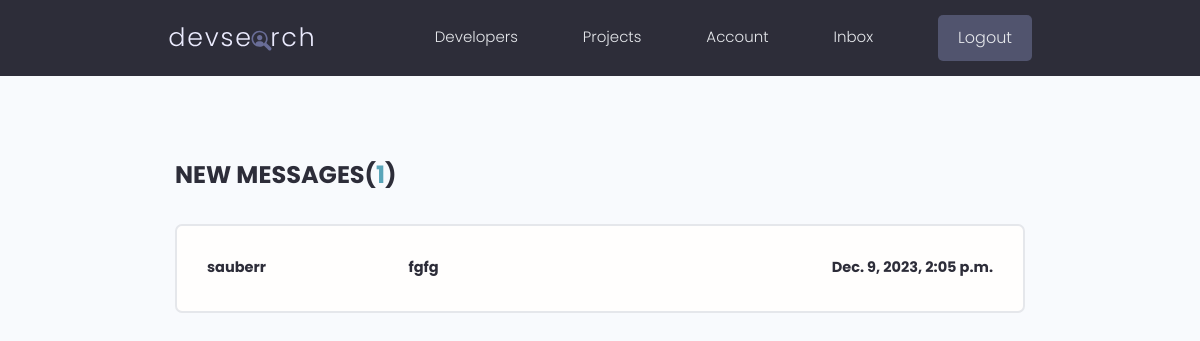
The page /inbox/ (signed in) on the database its author committed.
### users/models.py (models this page shows, shortened)
class Message(models.Model):
    sender = models.ForeignKey(Profile, on_delete=models.SET_NULL, null=True, blank=True)
    recipient = models.ForeignKey(Profile, on_delete=models.SET_NULL, null=True, blank=True, related_name='messages')
    name = models.CharField(max_length=200, null=True, blank=True)
    email = models.EmailField(max_length=100, null=True, blank=True)
    subject = models.CharField(max_length=200, null=True, blank=True)
    body = models.TextField()
    is_read = models.BooleanField(default=False, null=True)
    created = models.DateTimeField(auto_now_add=True)
    id = models.UUIDField(default=uuid.uuid4, unique=True, primary_key=True, editable=False)
    class Meta:
        ordering = ['is_read', '-created']

### users/views.py (the view)
# urls.py: path('inbox/', views.inbox,  name='inbox'),
@login_required(login_url='login')
def inbox(request):
    profile = request.user.profile
    messagerequests = profile.messages.all()
    unreadcount = messagerequests.filter(is_read=False).count()
    context = {'messagerequests': messagerequests, 'unreadcount': unreadcount}
    return render(request, 'users/inbox.html', context)

### users/templates/users/inbox.html
{% extends 'main.html' %}
{% block content %}
  <main class="inbox my-xl">
    <div class="content-box">
      <h3 class="inbox__title">New Messages(<span>{{unreadcount}}</span>)</h3>
      <ul class="messages">
        {% for message in messagerequests %}
        {% if message.is_read == False %}
        <li class="message message--unread">
          {% else %}
        <li class="message">
        {% endif %}
          <a href="{% url 'message' message.id %}">
            <span class="message__author">{{ message.name }}</span>
            <span class="message__subject">{{ message.subject}}</span>
            <span class="message__date">{{ message.created }}</span>
          </a>
        </li>
        {% endfor %}
      </ul>
    </div>
  </main>
{% endblock %}

### static/styles/app.css (style rules this page uses)
:root { --color-sub: #2d2d39; }
.content-box { width: 95%; max-width: 85rem; margin: 0 auto; }
.inbox { height: 90vh; }
.inbox__title, .inbox__title span { font-size: 2.4rem; font-weight: 700; color: var(--color-sub); text-transform: uppercase; text-align: left; margin-bottom: 3rem; }
.inbox__title span { color: var(--color-main); }
.messages { list-style: none; background: var(--color-white); padding: 0.5rem 3rem; border: 2px solid var(--color-light); border-radius: 0.7rem; }
.message { padding: 2.5rem 0; }
.message > a span { font-size: 1.45rem; font-weight: 500; }
.message.message--unread a span { font-weight: 700; color: var(--color-sub); }
.message > a { display: flex; gap: 1rem; }
.message__author, .message__date { flex-basis: 25%; }
.message__subject { flex-basis: 50%; }
.message__date { text-align: right; }

### static/uikit/styles/modules/_variables.css (style rules this page uses)
:root { --color-main: #5aa5b9; --color-main-light: #e6faff; --color-sub: #3f4156; --color-sub-light: #51546e; --color-sub-lighter: #ededfd; --color-text: #737373; --color-gray: #8b8b8b; --color-light: #e5e7eb; --color-light-gray: #767676; --color-bg: #f8fafd; --color-white: #fffefd; --color-white-light: #f3f3f3; --color-success: #359e64; --color-success-bg: #def8e8; --color-error: #fc4b0b; --color-error-bg: #fff2ee; --font-base: 'Poppins', arial, helvetica, 'Segoe UI', roboto, ubuntu, sans-serif; --font-monospace: 'Fira Code', 'Courier New', courier, monospace; --font-regular: 300; --font-medium: 500; --font-bold: 700; --generic-shadow: 1px 1px 5px #00000010; --generic-transition: all 0.3s ease-in-out; }

### static/uikit/styles/modules/_base.css (style rules this page uses)
* { margin: 0; padding: 0; box-sizing: border-box; text-rendering: optimizeLegibility; color: inherit; font-size: inherit; }
html { font-size: 50%; }
@media only screen and (min-width: 480px) { html { font-size: 56.25%; } }
@media only screen and (min-width: 1200px) { html { font-size: 62.5%; } }
body { line-height: 1.6; font-weight: 400; font-size: 1.5rem; color: var(--color-text); background-color: var(--color-bg); min-height: 100vh; }

### static/uikit/styles/modules/_typography.css (style rules this page uses)
* { font-family: var(--font-base); }
h3 { font-size: 3.2rem; font-weight: var(--font-medium); }
p, span, strong { font-size: 1.6rem; color: var(--color-text); font-weight: var(--font-regular); }
a { padding-bottom: 2px; text-decoration: none; display: inline-block; color: var(--color-main); font-weight: var(--font-medium); }

### static/uikit/styles/modules/_utilities.css (style rules this page uses)
.my-xl { margin: 8rem auto; }

### rows shown on the page
Message: name "sauberr", subject "fgfg", created "Dec. 9, 2023, 2:05 p.m."

### other values the page prints
{{ unreadcount }} "1"
